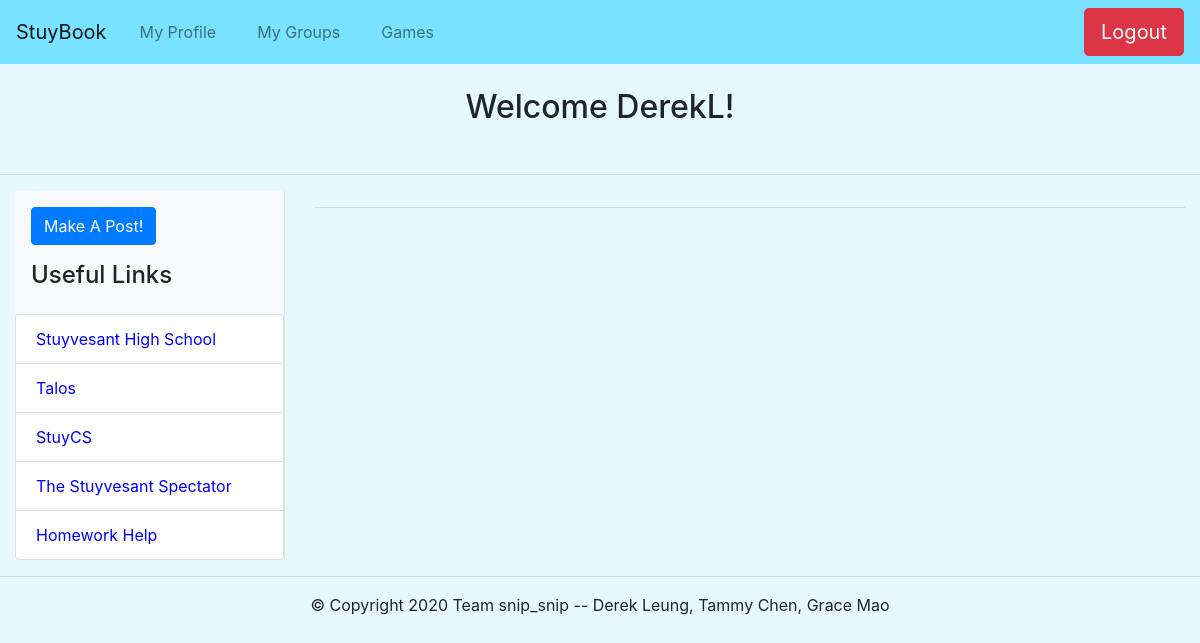
Before: /home (signed in) with the older database file.
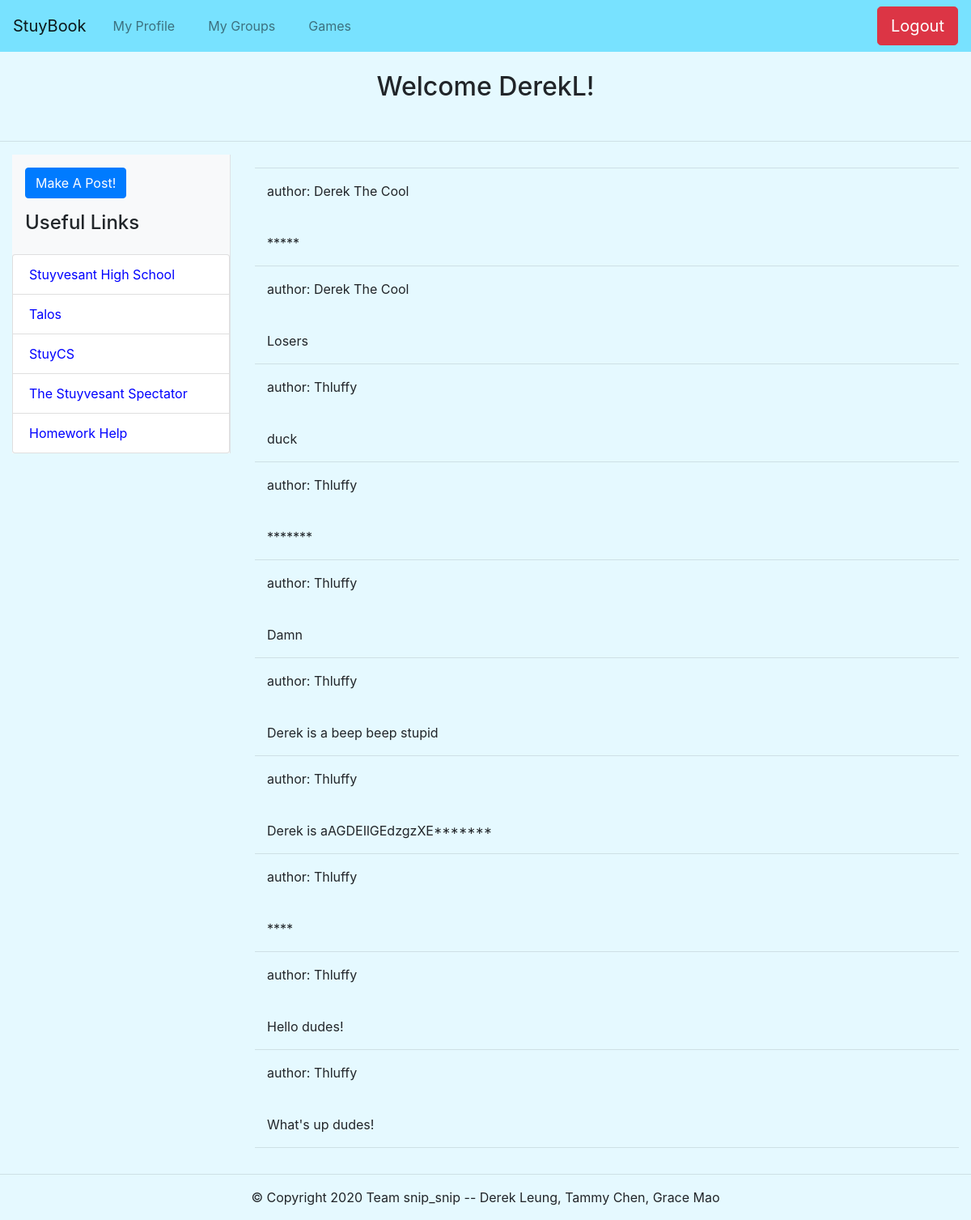
After: the same page with the newer database file.
### tables this page shows
CREATE TABLE users (userID INTEGER PRIMARY KEY, email TEXT, username TEXT, password TEXT, displayName TEXT, image TEXT, bio TEXT);

CREATE TABLE posts (postIndex INTEGER PRIMARY KEY, author INTEGER, words TEXT, likers BLOB, comments BLOB);

### app.py (the view)
@app.route("/home")
def home():
    if "userID" not in session:
        return redirect(url_for('login'))
    posts = getAllPosts(c)
    authors = []
    for i in range(len(posts)):
        c.execute("SELECT displayName FROM users WHERE userID = ?",(posts[i][1],))
        authors.append(c.fetchall()[0][0])
    posts.reverse()
    authors.reverse()
    print(authors)
    return render_template('home.html', user=session["username"], posts=posts, authors=authors)

### utl/dbfunc.py (called while the page is built)
def getAllPosts(c):
    c.execute("SELECT * FROM posts")
    a = c.fetchall()
    return a

### templates/home.html (shortened to what this page needs)
{% extends "basenav.html" %}
{% block body %}
<div class="container text-center p-4">
    <h2>Welcome {{user}}!</h2>
</div>
<hr>
<div class="container-fluid">
  <div class="row">
    <div class="col-3">
      <div class="bg-light border-right">
        <button class="btn btn-primary mt-3 ml-3 mb-0" id="new-post">Make A Post!</button>
        <h4 class="p-3">Useful Links</h4>
        <div class="list-group">
            <a href="https://stuy.enschool.org/" target="_blank" class="list-group-item list-group-item-action">Stuyvesant High School</a>
            <a href="https://talos.stuy.edu/" target="_blank" class="list-group-item list-group-item-action">Talos</a>
            <a href="http://www.stuycs.org/" target="_blank" class="list-group-item list-group-item-action">StuyCS</a>
            <a href="https://www.stuyspec.com/" target="_blank" class="list-group-item list-group-item-action">The Stuyvesant Spectator</a>
            <a href="https://www.slader.com/" target="_blank" class="list-group-item list-group-item-action">Homework Help</a>
        </div>
      </div>
    </div>
    <div class="col-9" id="feed">
      <hr>
      {% for post in posts %}
        <div class="container">
          <p>author: {{authors[loop.index-1]}}</p>
          <br>
          <p>{{ post[2] }}</p>
        </div>
        <hr>
      {% endfor %}
    </div>
  </div>
</div>
{% endblock %}

### templates/basenav.html (shortened to what this page needs)
{% extends "base.html" %}
{% block navbar %}
<header>
  <nav class="navbar navbar-expand-lg navbar-light" style="background-color: #78E2FF;">
    <a class="navbar-brand" href="/home">StuyBook</a>
    <div class="collapse navbar-collapse" id="navbarSupportedContent">
      <ul class="navbar-nav mr-auto">
        <li class="nav-item">
                <a class="nav-link" href="/myprofile">My Profile</a>
        </li>
        <li class="nav-item">
                <a class="nav-link" href="/mygroups">My Groups</a>
        </li>
      	<li class="nav-item">
                <a class="nav-link" href="/games" role="button" >
                  Games
                </a>
      	</li>
      </ul>
      <form class="form-inline my-2 my-lg-0" action="/logout">
	       <a class="btn btn btn-danger btn-lg my-2 my-sm-0" href="/logout">Logout</a>
      </form>
    </div>
  </nav>
</header>
{% endblock %}

### templates/base.html (shortened to what this page needs)
<!DOCTYPE html>
<html>
  <head>
    <link rel="stylesheet" href="https://stackpath.bootstrapcdn.com/bootstrap/4.3.1/css/bootstrap.min.css">
    <link rel="stylesheet" type="text/css" href="/static/customcss/style.css">
  </head>
  {% block navbar %}
  {% endblock %}
  <body>
    {% block body %} {% endblock %}
  </body>
  <hr>
  <footer class="container text-center">
    <p>&copy; Copyright 2020 Team snip_snip -- Derek Leung, Tammy Chen, Grace Mao</p>
  </footer>
</html>

### static/customcss/style.css (style rules this page uses)
body { background-color: #E5F9FF; }
header { background-color: #EAF0F0; }
.list-group-item { background-color: #FFFFFF; color: #0000FF; }

### templates/home.html (style rules this page uses)
.nav-item, .navbar-brand { margin-right: 25px; }

Changed rows visible on the page:
now on this page (row edited): users: username "DerekL", displayName "Derek The Cool"
added posts: words "*****"
added posts: words "Losers"
added posts: words "duck"
now on this page (row unchanged): users: displayName "Thluffy"
added posts: words "*******"
added posts: words "Damn"
added posts: words "Derek is a beep beep stupid"
added posts: words "Derek is aAGDEIlGEdzgzXE*******"
added posts: words "****"
added posts: words "Hello dudes!"
added posts: words "What's up dudes!"
Other visible differences:
{{ user }}: "DerekL" → (not shown)
